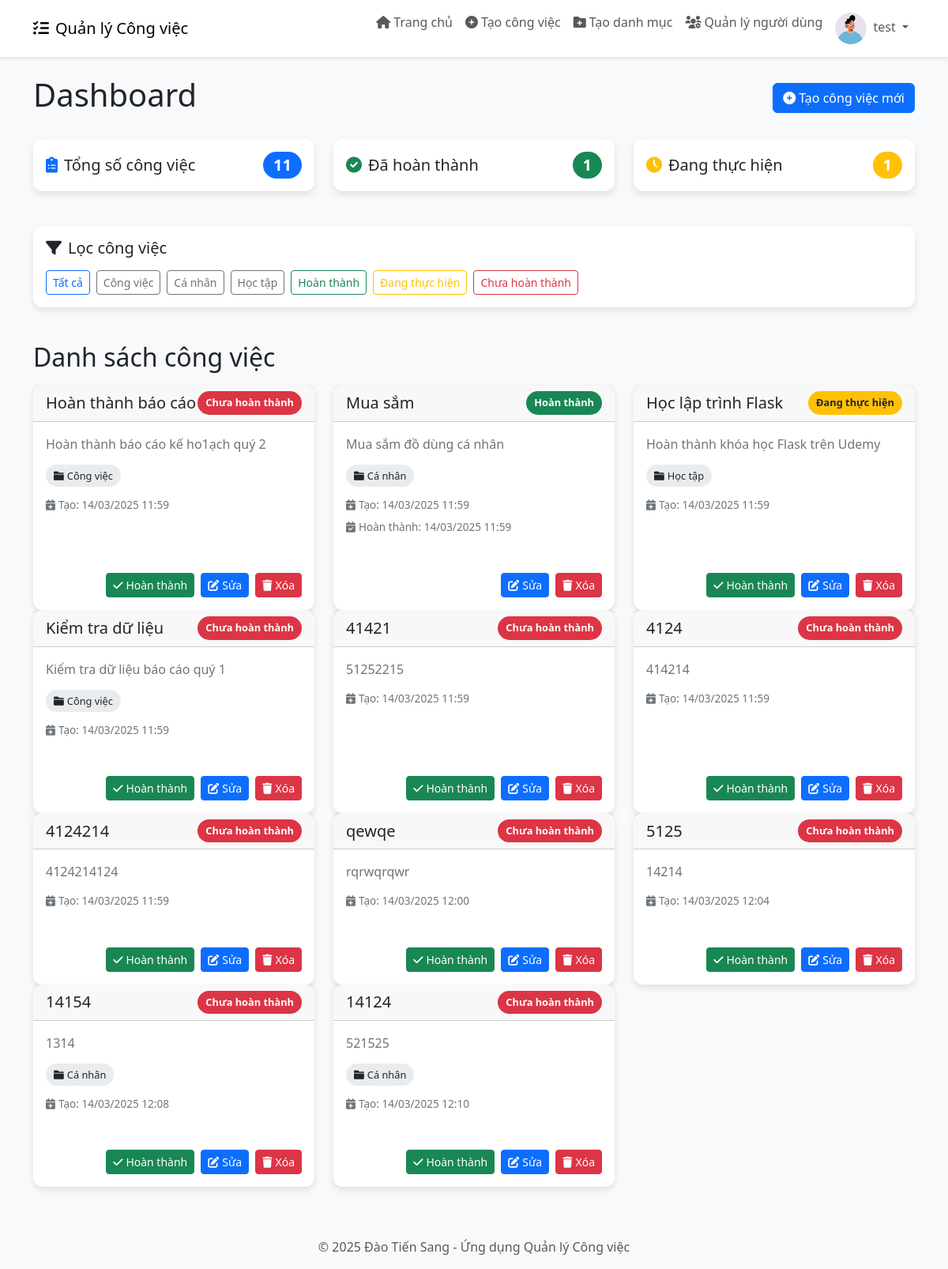
/dashboard (signed in), run on an earlier commit of the app's database.
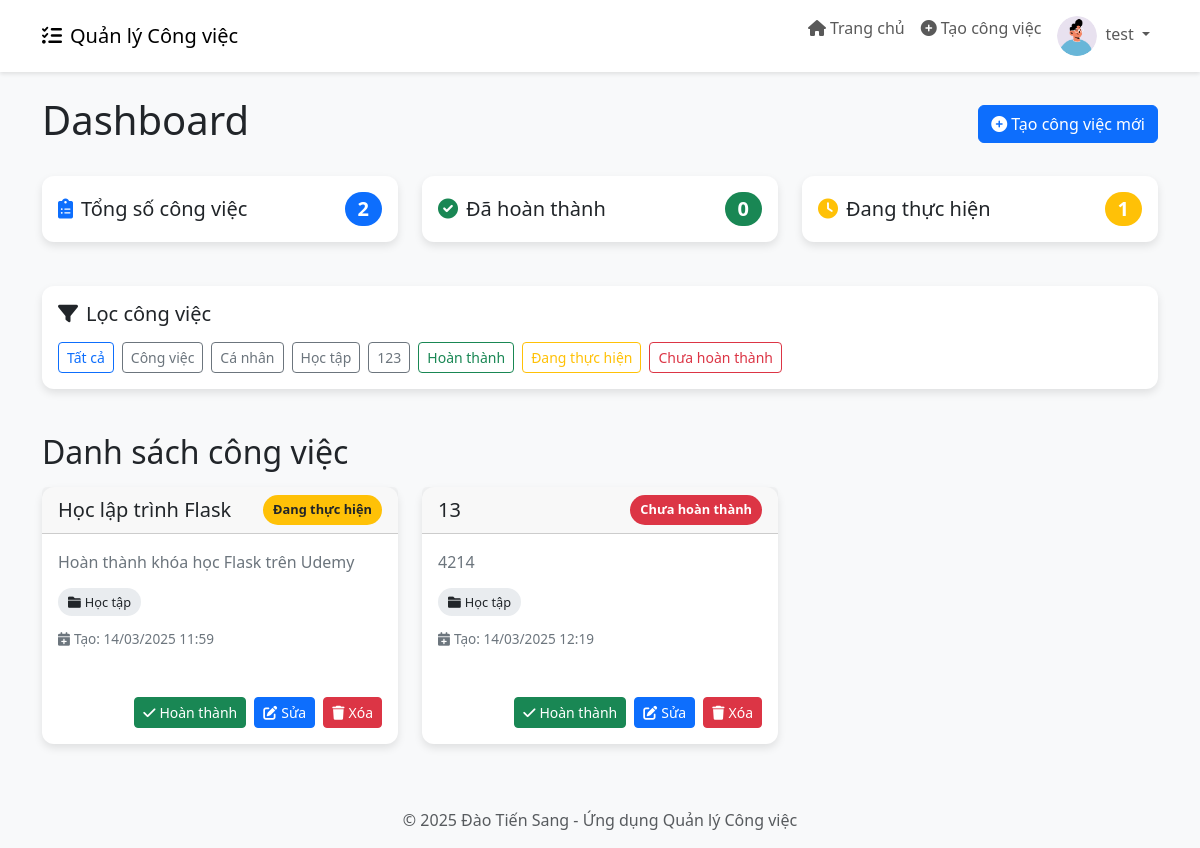
And on a later commit of the database.
### app.py (models this page shows)
class Category(db.Model):
    id = db.Column(db.Integer, primary_key=True)
    name = db.Column(db.String(100), nullable=False)
    description = db.Column(db.Text, nullable=True)
    tasks = db.relationship('Task', backref='category', lazy=True)

class Task(db.Model):
    id = db.Column(db.Integer, primary_key=True)
    title = db.Column(db.String(100), nullable=False)
    description = db.Column(db.Text, nullable=True)
    status = db.Column(db.String(20), default='Chưa hoàn thành')
    created = db.Column(db.DateTime, default=datetime.utcnow)
    finished = db.Column(db.DateTime, nullable=True)
    user_id = db.Column(db.Integer, db.ForeignKey('user.id'), nullable=False)
    category_id = db.Column(db.Integer, db.ForeignKey('category.id'), nullable=True)

### app.py (the view)
@app.route('/dashboard')
def dashboard():
    if 'user_id' not in session:
        return redirect(url_for('login'))
    user_id = session['user_id']
    user = User.query.get(user_id)
    if session.get('is_admin'):
        tasks = Task.query.all()
        categories = Category.query.all()
        users = User.query.all()
    else:
        tasks = Task.query.filter_by(user_id=user_id).all()
        categories = Category.query.all()
        users = None
    return render_template('dashboard.html', tasks=tasks, categories=categories, users=users, user=user)

### templates/dashboard.html (shortened to what the changed rows need)
{% extends 'base.html' %}
{% block content %}
<div class="d-flex justify-content-between align-items-center mb-4">
    <h1>Dashboard</h1>
</div>
<div class="row mb-4">
    <div class="col-md-4">
        <div class="card p-3">
            <div class="d-flex justify-content-between align-items-center">
                <h5 class="mb-0"><i class="fas fa-clipboard-list text-primary me-2"></i>Tổng số công việc</h5>
                <span class="badge bg-primary rounded-pill fs-5">{{ tasks|length }}</span>
            </div>
        </div>
    </div>
    <div class="col-md-4">
        <div class="card p-3">
            <div class="d-flex justify-content-between align-items-center">
                <h5 class="mb-0"><i class="fas fa-check-circle text-success me-2"></i>Đã hoàn thành</h5>
                <span class="badge bg-success rounded-pill fs-5">{{ tasks|selectattr('status', 'equalto', 'Hoàn thành')|list|length }}</span>
            </div>
        </div>
    </div>
</div>
<div class="row mb-4">
    <div class="col-12">
        <div class="card p-3">
            <div class="d-flex flex-wrap gap-2">
                <a href="{{ url_for('dashboard') }}" class="btn btn-sm btn-outline-primary">Tất cả</a>
                {% for category in categories %}
                <a href="{{ url_for('dashboard', category_id=category.id) }}" class="btn btn-sm btn-outline-secondary">
                    {{ category.name }}
                </a>
                {% endfor %}
                <a href="{{ url_for('dashboard', status='Hoàn thành') }}" class="btn btn-sm btn-outline-success">Hoàn thành</a>
                <a href="{{ url_for('dashboard', status='Đang thực hiện') }}" class="btn btn-sm btn-outline-warning">Đang thực hiện</a>
                <a href="{{ url_for('dashboard', status='Chưa hoàn thành') }}" class="btn btn-sm btn-outline-danger">Chưa hoàn thành</a>
            </div>
        </div>
    </div>
</div>
<h2 class="mb-3">Danh sách công việc</h2>
{% if not tasks %}
<div class="alert alert-info">
    <i class="fas fa-info-circle me-2"></i>Không có công việc nào. Hãy tạo công việc mới!
</div>
{% else %}
<div class="row">
    {% for task in tasks %}
    <div class="col-md-4">
        <div class="card task-card mb-4">
            <div class="card-header task-header">
                <h5 class="card-title mb-0">{{ task.title }}</h5>
                {% if task.status == 'Hoàn thành' %}
                <span class="task-badge bg-success text-white">Hoàn thành</span>
                {% elif task.status == 'Đang thực hiện' %}
                <span class="task-badge bg-warning text-dark">Đang thực hiện</span>
                {% else %}
                <span class="task-badge bg-danger text-white">Chưa hoàn thành</span>
                {% endif %}
            </div>
            <div class="card-body d-flex flex-column">
                <p class="task-description">{{ task.description }}</p>
                {% if task.category %}
                <div class="mb-3">
                    <span class="category-badge">
                        <i class="fas fa-folder me-1"></i>{{ task.category.name }}
                    </span>
                </div>
                {% endif %}
                <div class="task-date mb-2">
                    <i class="fas fa-calendar-plus me-1"></i>Tạo: {{ task.created.strftime('%d/%m/%Y %H:%M') }}
                </div>
                {% if task.finished %}
                <div class="task-date mb-2">
                    <i class="fas fa-calendar-check me-1"></i>Hoàn thành: {{ task.finished.strftime('%d/%m/%Y %H:%M') }}
                </div>
                {% endif %}
                <div class="task-footer mt-auto pt-3 d-flex gap-2">
                    {% if task.status != 'Hoàn thành' %}
                    <a href="{{ url_for('complete_task', task_id=task.id) }}" class="btn btn-success btn-sm">
                        <i class="fas fa-check me-1"></i>Hoàn thành
                    </a>
                    {% endif %}
                    <a href="{{ url_for('edit_task', task_id=task.id) }}" class="btn btn-primary btn-sm">
                        <i class="fas fa-edit me-1"></i>Sửa
                    </a>
                    <a href="{{ url_for('delete_task', task_id=task.id) }}" class="btn btn-danger btn-sm" onclick="return confirm('Bạn có chắc chắn muốn xóa công việc này?')">
                        <i class="fas fa-trash me-1"></i>Xóa
                    </a>
                </div>
            </div>
        </div>
    </div>
    {% endfor %}
</div>
{% endif %}
{% endblock %}

### templates/base.html (shortened to what this page needs)
<!DOCTYPE html>
<html lang="vi">
<head>
    <link href="https://cdn.jsdelivr.net/npm/bootstrap@5.3.0-alpha1/dist/css/bootstrap.min.css" rel="stylesheet">
    <link rel="stylesheet" href="https://cdnjs.cloudflare.com/ajax/libs/font-awesome/6.0.0/css/all.min.css">
</head>
<body>
    {% if 'user_id' in session %}
    <nav class="navbar navbar-expand-lg navbar-light bg-white mb-4">
        <div class="container">
            <a class="navbar-brand" href="{{ url_for('dashboard') }}">
                <i class="fas fa-tasks me-2"></i>Quản lý Công việc
            </a>
            <div class="collapse navbar-collapse" id="navbarNav">
                <ul class="navbar-nav ms-auto">
                    <li class="nav-item">
                        <a class="nav-link" href="{{ url_for('dashboard') }}">
                            <i class="fas fa-home me-1"></i>Trang chủ
                        </a>
                    </li>
                    <li class="nav-item">
                        <a class="nav-link" href="{{ url_for('new_task') }}">
                            <i class="fas fa-plus-circle me-1"></i>Tạo công việc
                        </a>
                    </li>
                    {% if session.get('is_admin') %}
                    <li class="nav-item">
                        <a class="nav-link" href="{{ url_for('new_category') }}">
                            <i class="fas fa-folder-plus me-1"></i>Tạo danh mục
                        </a>
                    </li>
                    <li class="nav-item">
                        <a class="nav-link" href="{{ url_for('admin_users') }}">
                            <i class="fas fa-users-cog me-1"></i>Quản lý người dùng
                        </a>
                    </li>
                    {% endif %}
                    <li class="nav-item dropdown">
                        <a class="nav-link dropdown-toggle" href="#" id="navbarDropdown" role="button" data-bs-toggle="dropdown" aria-expanded="false">
                            <img src="{{ url_for('static', filename='uploads/' + session.get('avatar', 'default-avatar.png')) }}" alt="Avatar" class="avatar-circle me-1">
                            {{ session.get('username') }}
                        </a>
                    </li>
                </ul>
            </div>
        </div>
    </nav>
    {% endif %}
    <div class="container mt-4">
        {% block content %}{% endblock %}
    </div>
    <footer class="bg-light py-3 mt-5">
        <div class="container text-center">
            <p class="text-muted mb-0">© 2025 Đào Tiến Sang - Ứng dụng Quản lý Công việc</p>
        </div>
    </footer>
</body>
</html>

What changed in the data, as far as the page shows it:
removed Task: title "Hoàn thành báo cáo", status "Chưa hoàn thành", description "Hoàn thành báo cáo kế ho1ạch quý 2", category.name "Công việc", created "14/03/2025 11:59"
removed Task: title "Mua sắm", status "Hoàn thành", description "Mua sắm đồ dùng cá nhân", category.name "Cá nhân", created "14/03/2025 11:59", finished "14/03/2025 11:59"
no longer on this page (row unchanged): Task: title "Kiểm tra dữ liệu", status "Chưa hoàn thành", description "Kiểm tra dữ liệu báo cáo quý 1", category.name "Công việc", created "14/03/2025 11:59"
no longer on this page (row edited): Task: title "41421", status "Chưa hoàn thành", description "51252215", created "14/03/2025 11:59"
no longer on this page (row unchanged): Task: title "4124", status "Chưa hoàn thành", description "414214", created "14/03/2025 11:59"
no longer on this page (row unchanged): Task: title "4124214", status "Chưa hoàn thành", description "4124214124", created "14/03/2025 11:59"
no longer on this page (row unchanged): Task: title "qewqe", status "Chưa hoàn thành", description "rqrwqrqwr", created "14/03/2025 12:00"
no longer on this page (row unchanged): Task: title "5125", status "Chưa hoàn thành", description "14214", created "14/03/2025 12:04"
no longer on this page (row unchanged): Task: title "14154", status "Chưa hoàn thành", description "1314", category.name "Cá nhân", created "14/03/2025 12:08"
no longer on this page (row unchanged): Task: title "14124", status "Chưa hoàn thành", description "521525", category.name "Cá nhân", created "14/03/2025 12:10"
added Category: name "123"
added Task: title "13", status "Chưa hoàn thành", description "4214", category.name "Học tập", created "14/03/2025 12:19"
Also different on the page:
{{ tasks|length }}: "11" → "2"
{{ tasks|selectattr('status', 'equalto', 'Hoàn thành')|list|length }}: "1" → "0"
text no longer shown: "Tạo danh mục Quản lý người dùng"
